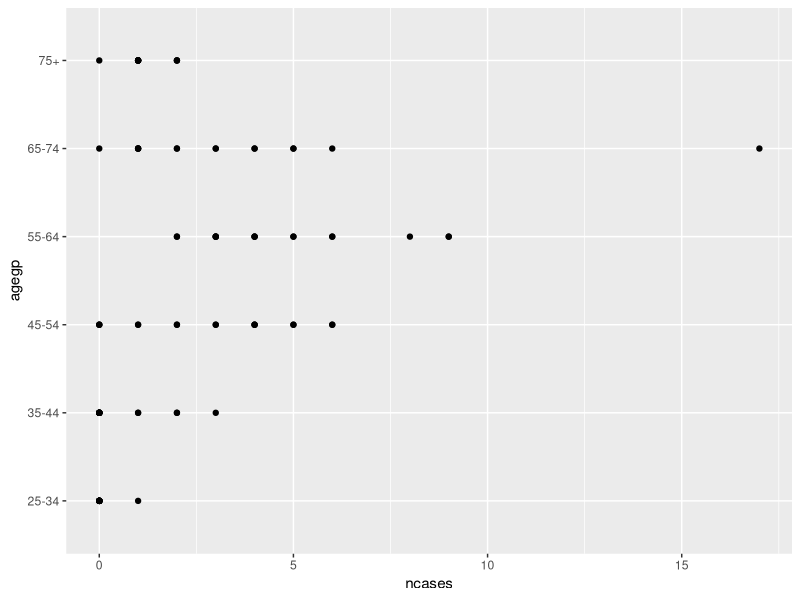
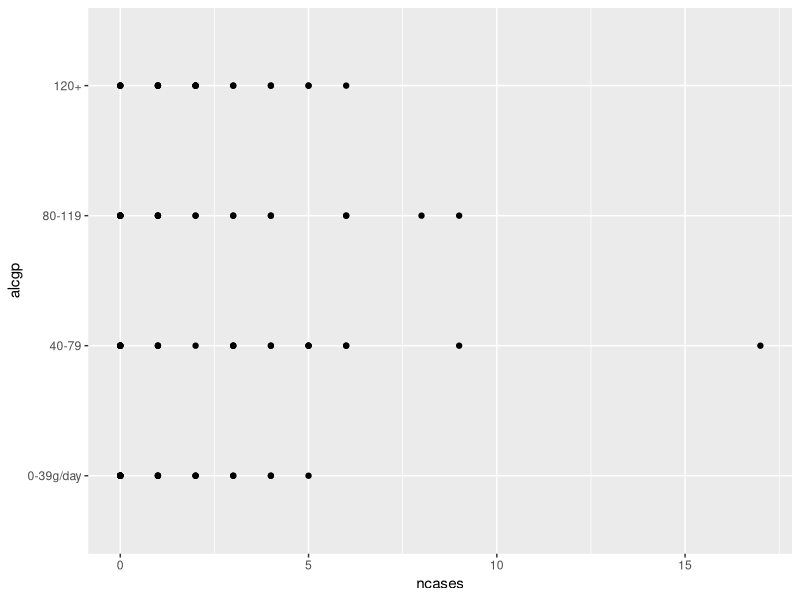
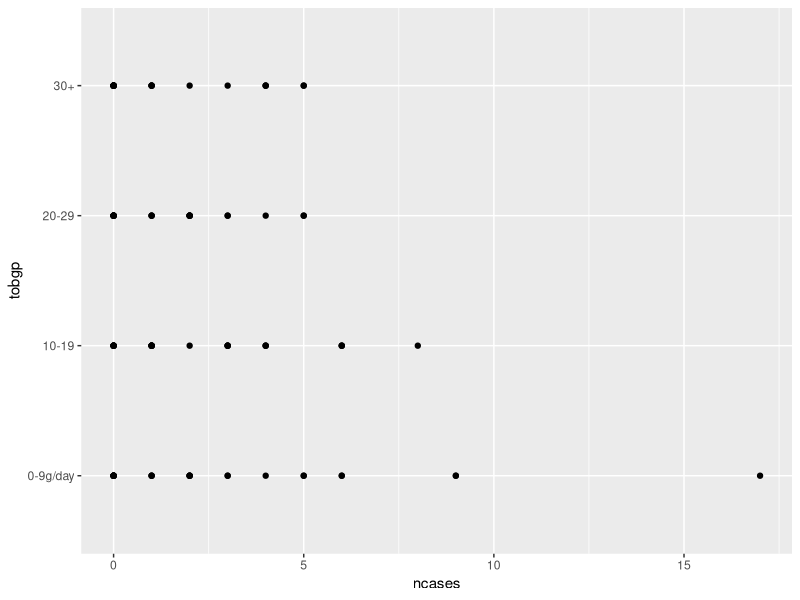
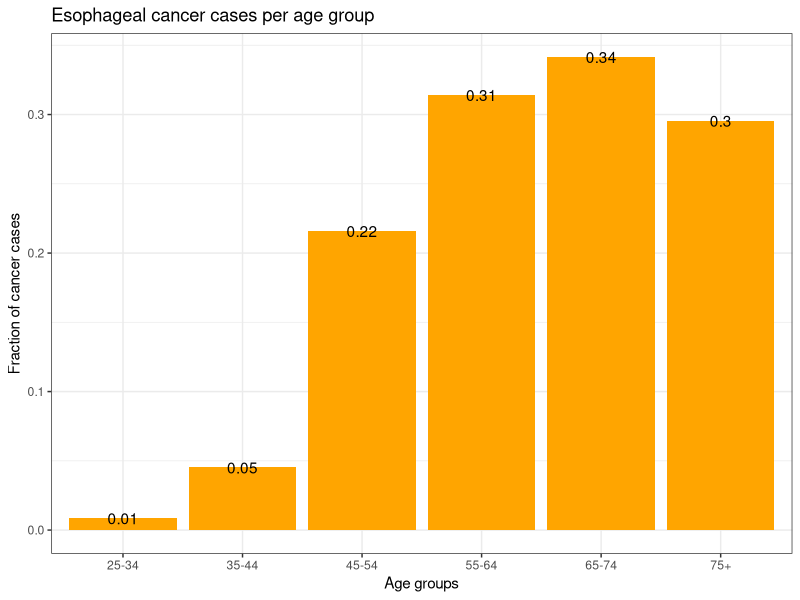
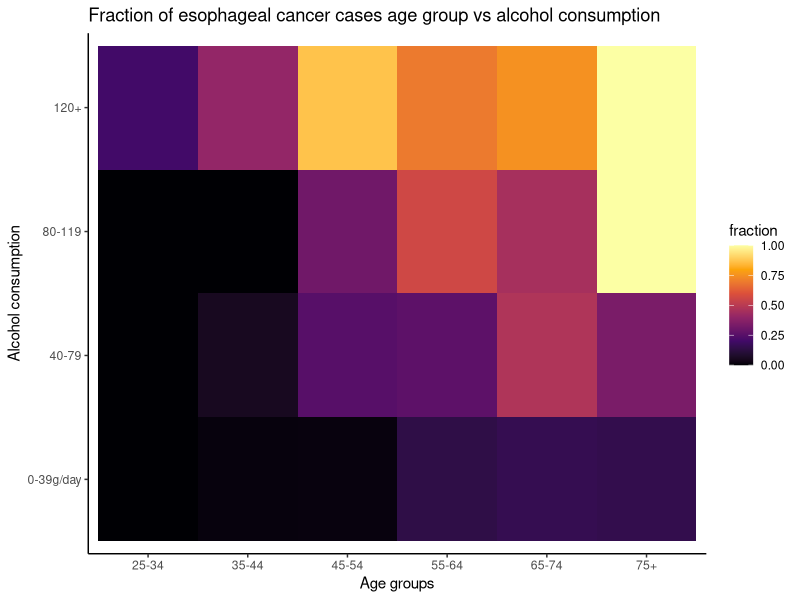
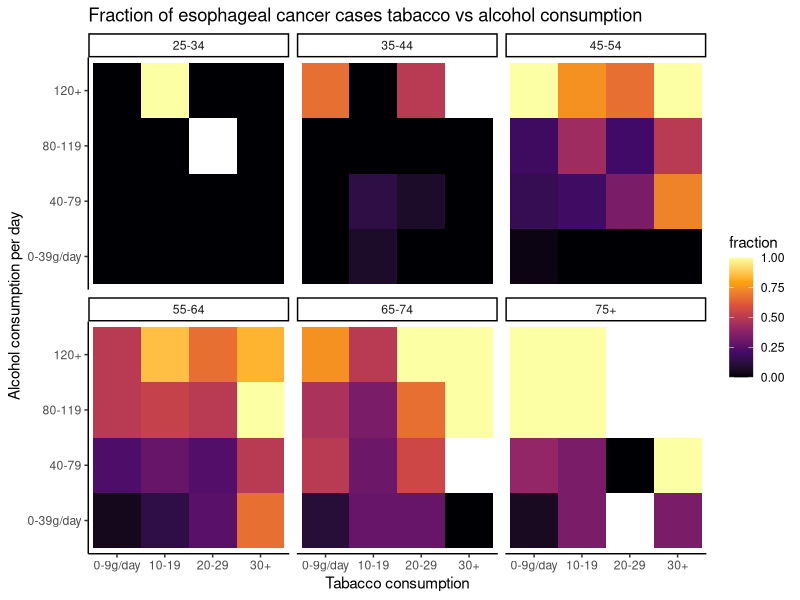
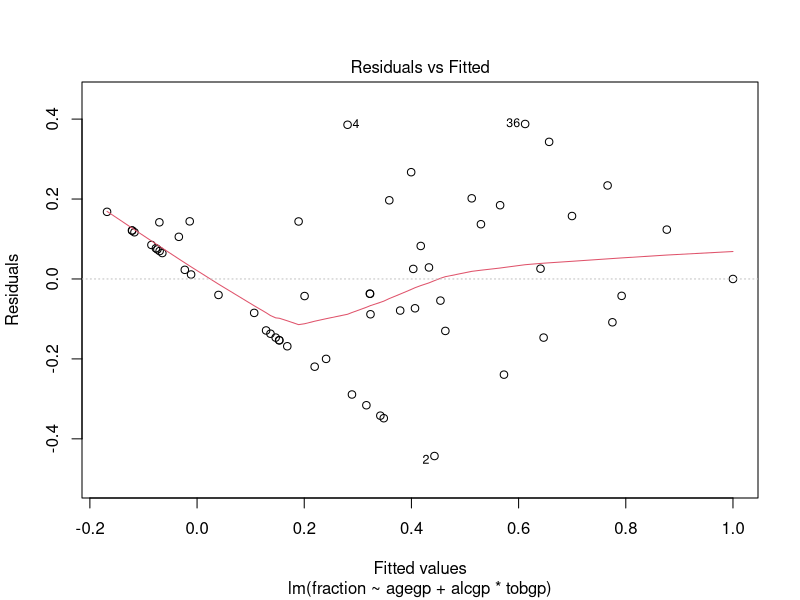
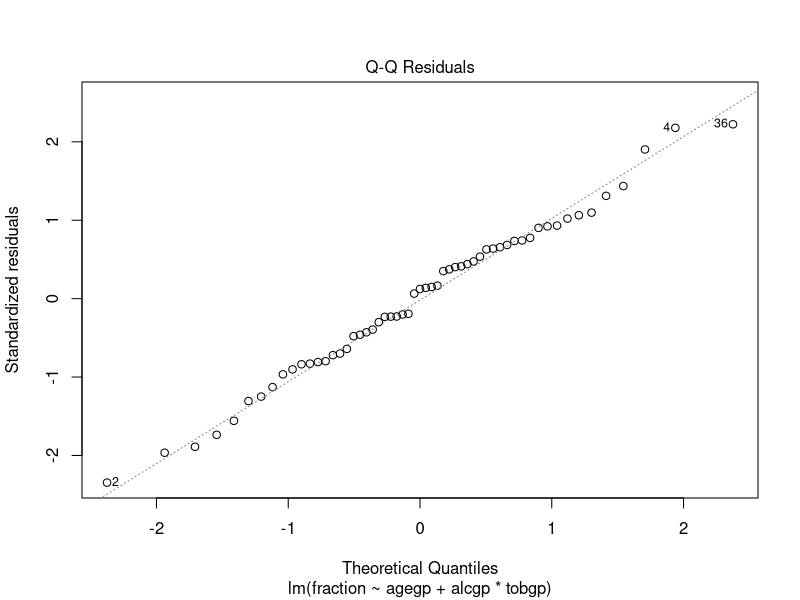

The R script that drew these images, in order:
## ---- chunk 1
knitr::opts_chunk$set(echo = TRUE, warning = FALSE, message = FALSE, error = TRUE)
## ---- chunk 2
5 + 10 
3 * 2
4 - 7
7 / 3 
4 ^ 2
## ---- chunk 3
a <- 5 + 10 
b <- 3 * 2
## ---- chunk 4
(a+b)^2*a
## ---- chunk 5
5 > 3
5 < 3
5 == 2
5 != 2
## ---- chunk 6
x <- "Machine Learning"
y <- "in Health"
## ---- chunk 7
x != y 
x == y
## ---- chunk 8
paste(x, y, sep = " ")
## ---- chunk 9
myvec <- c(1, 2, 2.3, 1.1, 6, 1) #assign a vector to a variable
myvec # prints the given variable
## ---- chunk 10
myvec[3] # selects the third element in myvec
myvec[c(1,3)] # selects the first and the third element in vev

## ---- chunk 11
1 %in% myvec # asks whether 1 is in myvec
1 == myvec # asks the same but for each element in myvec
## ---- chunk 12
myvec[1==myvec] # filter myvec for all values that are 1
myvec[myvec > 2] # filter myvec for all values that are > 2
## ---- chunk 13
which(myvec==1)
## ---- chunk 14
matrix(myvec, ncol = 1) # creates a matrix with one column out of myvec

matrix(myvec, ncol = 2) # creates a matrix with two columns sorted by columns

matrix(myvec, ncol = 2, byrow = TRUE) # creates a matrix with two columns sorted by rows

matrix(myvec, ncol = 2, dimnames = list(c("A", "B", "D"), c("X", "Y"))) # creates a matrix with row and column names
## ---- chunk 15
mymatrix <- matrix(myvec, ncol = 2, dimnames = list(c("A", "B", "D"), c("X", "Y")))

mymatrix[,2] # selects second column
mymatrix[1,] # selects first row
mymatrix[1,2] # selects element in first row and second column

mymatrix["A",] # selects row named "A"

## ---- chunk 16
mydf <- data.frame("age" = c(22, 16, 17, 12, 14), 
                   "sex" = c("f", "f", "m", "m", "f"), 
                   "some_binary_characterisation" = c(TRUE, FALSE, TRUE, TRUE, FALSE))

mydf

## ---- chunk 17
rownames(mydf) <- LETTERS[1:5] # sets rownames of mydf using the in-build vector LETTERS
# one could also rename the columns using the similar function colnames()

mydf
## ---- chunk 18

# all three methods will return the same column of mydf
mydf$age
mydf[,1]
mydf[,"age"]
## ---- chunk 19
mylist <- list("vector" = myvec, "matrix" = mymatrix, "dataframe" = mydf) # create a list with named elements
# renaming or naming afterwards is possible using the function names()
## ---- chunk 20
mylist[[2]] # select the second element in mylist
mylist[["matrix"]] # select the element named "matrix"
mylist$matrix  

# notice the difference when using a single square bracket
mylist[2]

## ---- chunk 21
# summarize.numerics is the name of the function
summarize.numerics <- function(data, # data is the input for our function
                               calc.mean = TRUE){ # calc.mean is an additional parameter with the default value TRUE
  # now lets define what should be done when calling the function in the function body
  
  if(calc.mean == TRUE){ # if calc.mean is TRUE the mean will be calculated
    # create a named vector that contains the results of mean, median and standard deviation calculation
      summary_vec <- c("mean" = mean(data), 
                       "median" = median(data), 
                       "sd" = sd(data))
  }else if(calc.mean == FALSE){ # if calc.mean is FALSE we do not calculate the mean
          summary_vec <- c("median" = median(data), 
                            "sd" = sd(data))
  }else{# if for some reasons no value is given to cal.mean then give a warning
    warning("no or wrong settings for calc.mean")
    # but also calculate everything
    summary_vec <- c("mean" = mean(data), 
                     "median" = median(data), 
                     "sd" = sd(data))
  }
  # return the result of our function
  return(summary_vec)
}
## ---- chunk 22
summarize.numerics(data = mydf$age)
summarize.numerics(data = mydf$age, calc.mean = FALSE)
summarize.numerics(data = mydf$age, calc.mean = " ")
## ---- chunk 23
if(!require(tidyverse)){ # asks whether the package tidyverse is not installed
    install.packages("tidyverse") # if not installed, install it now
}
library(tidyverse) # loads the package into your R environment

# loading a package is always necessary whenever starting a new R session
## ---- chunk 24
# classic way of doing several actions on your data
# nested functions are read from the inside to the outside
# one can use paragraphs and tabs to make nested functions more readable
summarize( # function to perform summarising functions on data
  group_by( # group data by some variables (sex and some_binary_characterisation)
    as.tibble( # make a tibble out of a data frame
      mydf # the data
      ),
    sex, some_binary_characterisation), # grouping variables of mydf
  how_many = n(), # summarizing function one (count rows for different groups)
  avg_age = mean(age) # summarizing function two (calculate the mean among the different groups)
  )



# piping the same functions 
mydf %>% 
  as.tibble() %>% 
  group_by(sex, some_binary_characterisation) %>% 
  summarize(how_many = n(), 
            vg_age = mean(age))
  

# note that all of the functions used in this code (besides n() and mean()) are part of the tidyverse  

## ---- chunk 25
# empty environment 
rm(list = ls())
# empty RAM
gc()
## ---- chunk 26
data("esoph")
## ---- chunk 27
# are all base R functions
class(esoph)
dim(esoph)
colnames(esoph)

## ---- chunk 28
# prints the first 6 rows of our object
head(esoph)

# display the structure of our object
str(esoph)
# same as str() but from tidyverse, trys to show as much data as possible
glimpse(esoph)

# summarizes the values in each column (comes from tidyverse)
summary(esoph)

## ---- chunk 29
esoph %>% 
  # make a ggplot with number of cases on the x axis and the agegroups on the y axis
  ggplot(aes(x = ncases, y = agegp)) +
  # specify you want a dot plot
  geom_point()

esoph %>% 
  ggplot(aes(x = ncases, y = alcgp)) +
  geom_point()

esoph %>% 
  ggplot(aes(x = ncases, y = tobgp)) +
  geom_point()

## ---- chunk 30

esoph %>% 
  # group by age so we calculate the relative numbers for this group only
  group_by(agegp) %>% 
  # calculate the fraction of positive cases among all 
  summarize(fraction = sum(ncases)/(sum(ncontrols)+sum(ncases))) %>% 
  # do a ggplot
  ggplot(aes(x = agegp, y = fraction)) +
  # make a bar plot
  geom_bar(stat = "identity", fill = "orange") +
  # change the general theme of the plot
  theme_bw() +
  # change labels
  labs(title = "Esophageal cancer cases per age group", 
       x = "Age groups", 
       y = "Fraction of cancer cases") +
  # add the rounded fractions as text layer on top of the bar plot
  geom_text(aes(label = round(fraction, 2)))

## ---- chunk 31

esoph %>% 
  # calculate fractions for these two groups in combination
  group_by(agegp, alcgp) %>% 
  summarize(fraction = sum(ncases)/(sum(ncontrols)+sum(ncases))) %>% 
  ggplot() +
  # make a plot out of tiles, colourcode it with the fraction
  geom_tile(aes(x = agegp, y = alcgp, fill = fraction)) +
  # use this colouring shema
  scale_fill_viridis_c(option = "B") +
  labs(title = "Fraction of esophageal cancer cases age group vs alcohol consumption", 
       x = "Age groups", 
       y = "Alcohol consumption") +
  # test another theme :)
  theme_classic()

## ---- chunk 32
esoph %>% 
  # calculate fraction for all three grouping parameter combinations
  group_by(agegp, tobgp, alcgp) %>% 
  mutate(fraction = sum(ncases)/(sum(ncontrols)+sum(ncases))) %>% 
  ggplot() +
  geom_tile(aes(x = tobgp, y = alcgp, fill = fraction)) +
  theme_classic() +
  scale_fill_viridis_c(option = "B") +
  labs(title = "Fraction of esophageal cancer cases tabacco vs alcohol consumption", 
       x = "Tabacco consumption", 
       y = "Alcohol consumption per day") +
  # we're missing the age information by now. So we make one heatmap for each age group
  facet_wrap(.~agegp)
## ---- chunk 33
esoph %>% 
  group_by(agegp, tobgp, alcgp) %>% 
  mutate(fraction = sum(ncases)/(sum(ncontrols)+sum(ncases))) %>% 
  ungroup() -> esoph
## ---- chunk 34
# set seed
set.seed(345)
# define rows of esoph that are used for training
Training <- sample(nrow(esoph), nrow(esoph)/3*2)
## ---- chunk 35
# predict fraction based on age
model_ag <- lm(fraction ~ agegp, data = esoph[Training,])
# predict fraction based on age and alcohol or tobacco
model_agal <- lm(fraction ~ agegp+alcgp, data = esoph[Training,])
model_agto <- lm(fraction ~ agegp+tobgp, data = esoph[Training,])
# predict fraction based on age and alcohol and tabacco consumption
model_full <- lm(fraction ~ agegp+alcgp*tobgp, data = esoph[Training,])

## ---- chunk 36
plot(model_full)
## ---- chunk 37
# select all rows but the Training ones
esoph[-Training,] %>% 
  # create new columns with the predicted values given each model
  add_column(age = predict(model_ag, esoph[-Training,]), 
             agal = predict(model_agal, esoph[-Training,]), 
             agto = predict(model_agto, esoph[-Training,]), 
             full = predict(model_full, esoph[-Training,])) -> Predictions



## ---- chunk 38
Predictions %>% 
  # create a long tibble with all predictions in one column and all different model types in another column
  pivot_longer(age:full, names_to="model_vars", values_to = "prediction") %>% 
  # group by each model 
  group_by(model_vars) %>% 
  # calculate different types of correlation between predicted and actual data
  mutate(pearson.c = cor.test(fraction, prediction, method = "pearson")$estimate, 
         pearson.p =  cor.test(fraction, prediction, method = "pearson")$p.value, 
         spearman.c = cor.test(fraction, prediction, method = "spearman")$estimate, 
         spearman.p = cor.test(fraction, prediction, method = "spearman")$p.value) %>% 
  ggplot(aes(x = fraction, y = prediction)) +
  # add a diagonale line into our plot
  geom_abline(slope = 1, intercept = 0, color = "red") +
  # plot our data (fractions vs predictions)
  geom_point() +
  # add a smoothed fit line through the poibts
  geom_smooth() +
  # add the information about the correlations
  geom_text(aes(label = paste("PC =", round(pearson.c, 2), "/ p = ", round(pearson.p, 2), "; SC = ", round(spearman.c, 2), "/ p = ", round(spearman.p, 2), sep = " "), 
                x = .5, y = 1), check_overlap = TRUE) +
  # define a theme
  theme_bw() +
  # make one plot per model type
  facet_wrap(.~model_vars)
## ---- chunk 39
# sample the fractions randomly so they are not connected with the group parameters anymore
esoph$rn_frac <- sample(esoph$fraction)
## ---- chunk 40
rn_model_ag <- lm(rn_frac ~ agegp, data = esoph[Training,])
rn_model_agal <- lm(rn_frac ~ agegp+alcgp, data = esoph[Training,])
rn_model_agto <- lm(rn_frac ~ agegp+tobgp, data = esoph[Training,])
rn_model_full <- lm(rn_frac ~ agegp+alcgp*tobgp, data = esoph[Training,])

## ---- chunk 41
plot(rn_model_full)
## ---- chunk 42
esoph[-Training,] %>% 
  add_column(age = predict(rn_model_ag, esoph[-Training,]), 
             agal = predict(rn_model_agal, esoph[-Training,]), 
             agto = predict(rn_model_agto, esoph[-Training,]), 
             full = predict(rn_model_full, esoph[-Training,])) -> Randoms
## ---- chunk 43
Predictions %>% 
  pivot_longer(age:full, names_to="model_vars", values_to = "prediction",) %>%
  left_join(Randoms %>% 
              select(-rn_frac) %>% 
              pivot_longer(age:full, names_to = "model_vars", 
                           values_to = "random_prediction")) -> Preds_Rnds

## ---- chunk 44
Preds_Rnds %>% 
    group_by(model_vars) %>% 
    mutate(pearson.c = cor.test(fraction, prediction, method = "pearson")$estimate, 
           pearson.p =  cor.test(fraction, prediction, method = "pearson")$p.value, 
           spearman.c = cor.test(fraction, prediction, method = "spearman")$estimate, 
           spearman.p = cor.test(fraction, prediction, method = "spearman")$p.value, 
           rn_pearson.c = cor.test(fraction, random_prediction, method = "pearson")$estimate, 
           rn_pearson.p = cor.test(fraction, random_prediction, method = "pearson")$p.value, 
           rn_spearman.c = cor.test(fraction, random_prediction, method = "spearman")$estimate, 
           rn_spearman.p = cor.test(fraction, random_prediction, method = "spearman")$p.value, )  %>% 
  ggplot(aes(x = fraction, y = prediction)) +
  geom_abline(slope = 1, intercept = 0, color = "red") +
  geom_point() +
  geom_smooth() +
  geom_text(aes(label = paste("PC =", round(pearson.c, 2), "/ p = ", round(pearson.p, 2), "; SC = ", round(spearman.c, 2), "/ p = ", round(spearman.p, 2), sep = " "), 
                x = .5, y = 1), check_overlap = TRUE) +
  geom_point(aes(y = random_prediction), color = "grey") +
  geom_text(aes(label = paste("PC =", round(rn_pearson.c, 2), "/ p = ", round(rn_pearson.p, 2), "; SC = ", round(rn_spearman.c, 2), "/ p = ", round(rn_spearman.p, 2), sep = " "), 
                x = .5, y = .2), check_overlap = TRUE) +
  theme_bw() +
  facet_wrap(.~model_vars)
## ---- chunk 45
summary(model_full)
## ---- chunk 46


anova(model_full)
## ---- chunk 47

# our table containing predicted fractions and random based predicted fractions
Preds_Rnds %>% 
  # for each model
  group_by(model_vars) %>% 
  # do a u-test and put the p.value in our table
  summarise(u_test_p.value = wilcox.test(prediction, random_prediction, paired = FALSE)$p.value) %>% 
  # since we did multiple tests we need to correct for multiple testing 
  mutate(u_test_p.value.adjust = p.adjust(u_test_p.value, method = "bonferroni"))
## ---- chunk 48
kruskal.test(Preds_Rnds$prediction~Preds_Rnds$model_vars)

## ---- chunk 49
# write function that performs test on some variables
multi.test <- function(dist1, dist2, dt){
  
  dt %>% 
    summarise(p.value = wilcox.test(unlist(.[, dist1]), unlist(.[, dist2]), paired = FALSE)$p.value, 
              test.stat = wilcox.test(unlist(.[, dist1]), unlist(.[, dist2]), paired = FALSE)$statistic) -> test
  
  return(test)
    
}



# create named vector of column names of interest
Distributions <- c("age", "agal", "agto", "full")
names(Distributions) <- Distributions


# loop / apply multi.test through whole data frame
lapply(Distributions, function(dist1){
  lapply(Distributions[which(Distributions != dist1)], function(dist2, dt){
    multi.test(dist1, dist2, dt) %>% 
      # add column so we later know which distributions were compared with each other
      add_column(comparison = paste(dist1, " vs ", dist2, sep = ""), 
                 # add another column to later filter for unique columns
                 filter = paste(sort(c(dist1, dist2)), collapse = "_")) -> test
    return(test)
  }, Predictions) %>% 
    # output of lapply is a list, we want a table -> bind_rows()
    bind_rows()
}) %>%
  # same
  bind_rows() %>% 
  # filter table for unique values in filter so we have each result once
  distinct(filter, .keep_all = TRUE) %>% 
  # do multiple testing correction 
  mutate(p.value.adjust = p.adjust(p.value, method = "bonferroni"))
  

